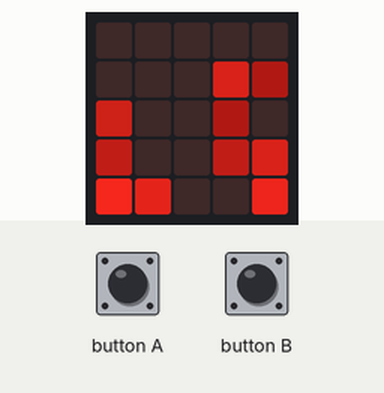
A program run on a simulated BBC micro:bit running MicroPython. Shown: the board's 5×5 LED display. Inputs (shaded band) come from the test bench. Random numbers come from a fixed seed.

Above: at 1.26 s.
1.3 s: button A pressed for 0.15 s
At 2.08 s:
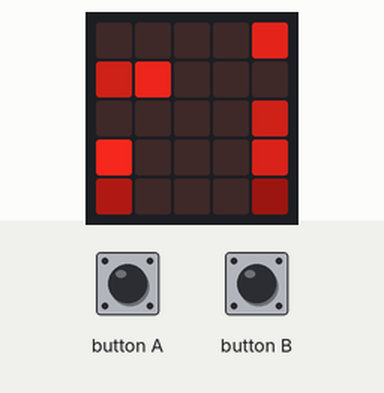
3.2 s: button B pressed for 0.15 s
At 4.02 s:
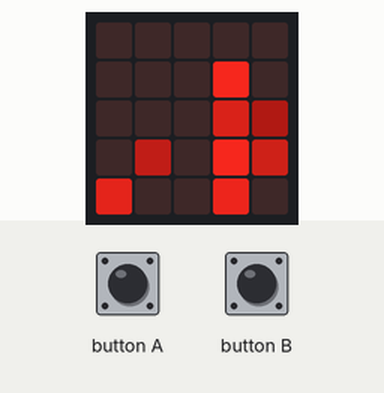
5.0 s: button A pressed for 1 s
At 5.34 s:
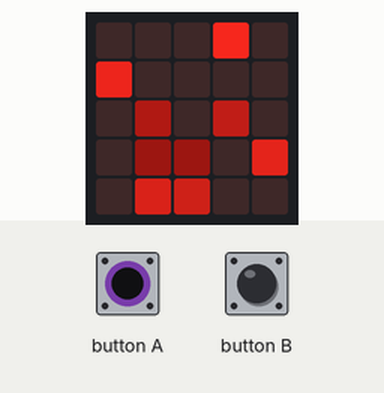
7.5 s: button B pressed for 1 s
At 9.66 s:
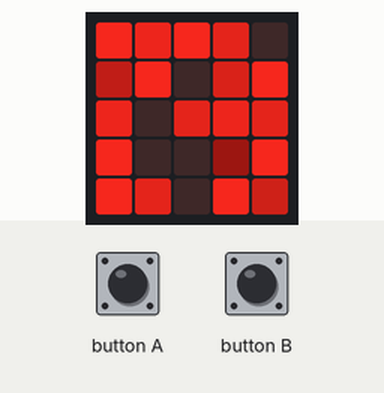
10.0 s: button A pressed for 0.15 s
At 10.27 s:
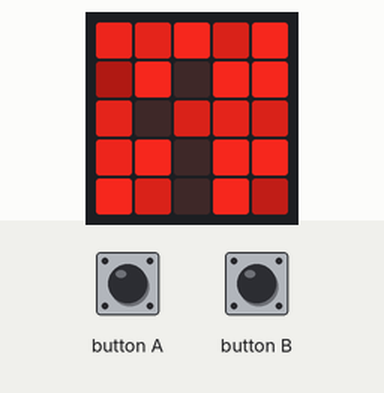
11.9 s: button B pressed for 0.15 s
At 17.66 s:
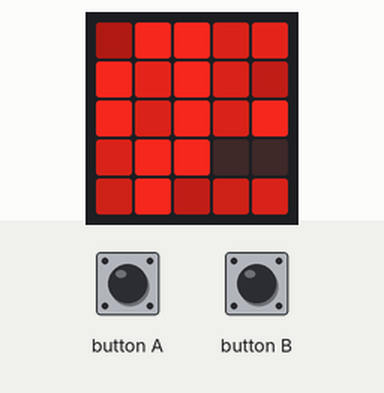

The program:

led_danceV2.py
```python
# Light LEDs at random and make them fade over time
#
# Usage:
#
#    led_dance(delay)
#
# 'delay' is the time between each new LED being turned on.
#
# TODO The random number generator is not great. Perhaps the accelerometer
# or compass could be used to add entropy.

# GG see https://microbit-micropython.readthedocs.io/en/latest/

import microbit
import random


def led_dance(delay):
    dots = [ [0]*5, [0]*5, [0]*5, [0]*5, [0]*5 ]
    prob=4
    while True:
        # Turn on a off one if possible
        a=random.randrange(5)
        b=random.randrange(5)
        if( dots[a][b] != 0):
            # II chance choser
            b=random.randrange(5)
        dots[a][b] = 8
        microbit.display.set_pixel(a, b, dots[a][b])
        # run turn off cycle sometimes:
        # if I want a lot of thme active
        if  microbit.button_a.is_pressed():
            prob=min(prob+1,8)
        if  microbit.button_b.is_pressed():
            prob=max(0, prob-1)
        if random.randrange(8) <= prob :
            for i in range(5):
                for j in range(5):
                    microbit.display.set_pixel(i, j, dots[i][j])
                    dots[i][j] = max(dots[i][j] - 1, 0)
        microbit.sleep(delay)

random.seed(1337)

led_dance(100)
```
